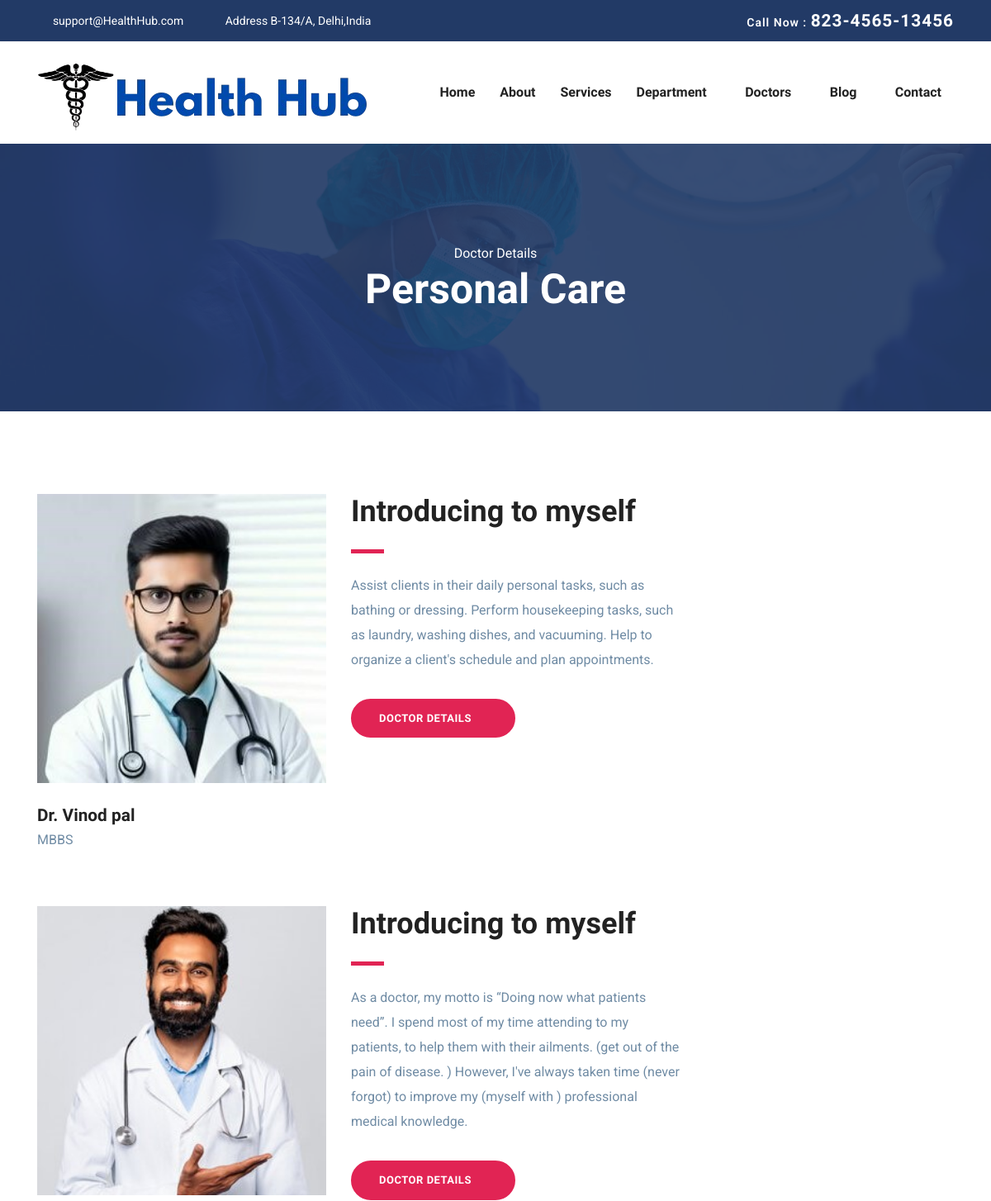
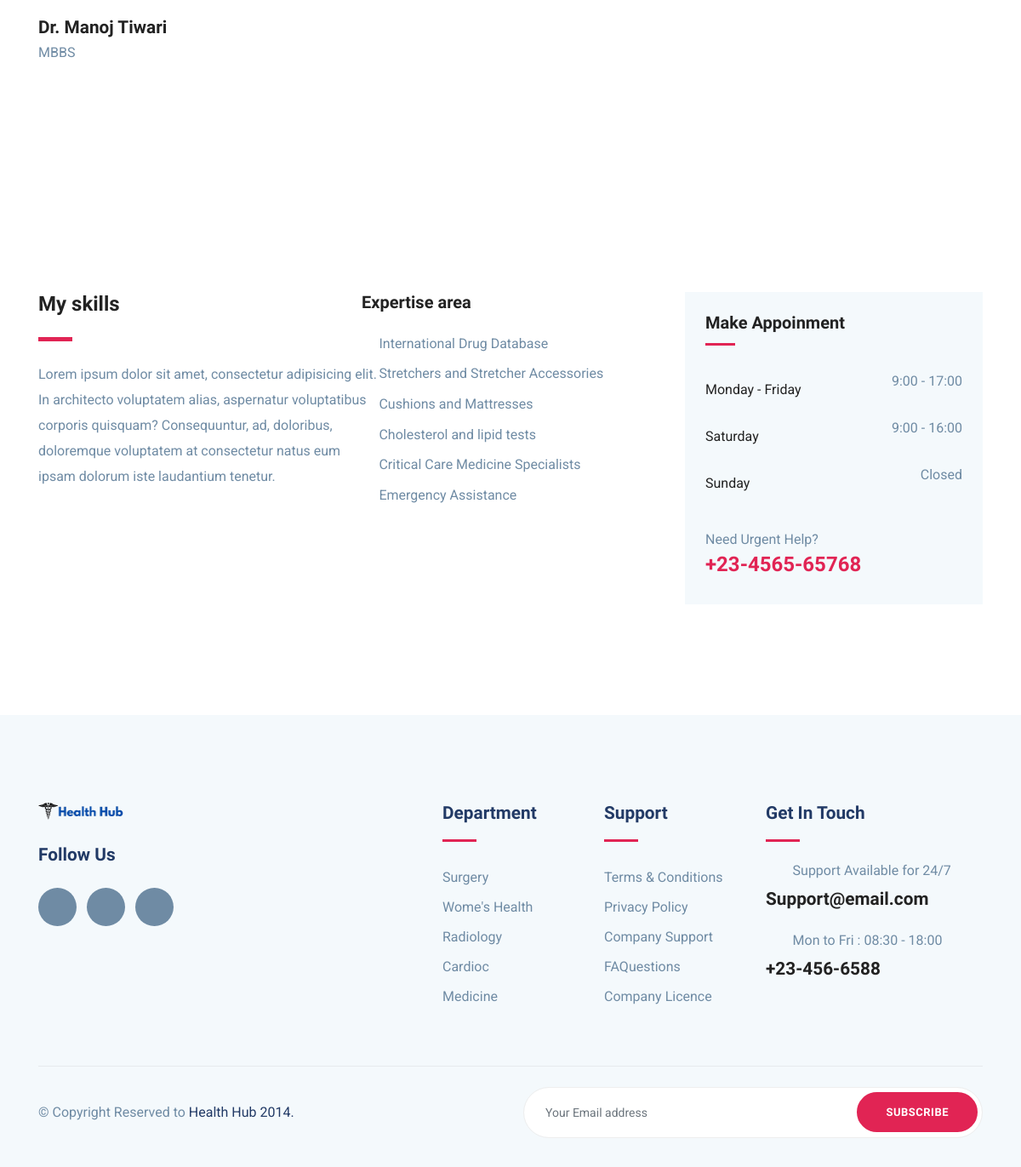
Page /all-doctor/3 on the committed database (2 pictures, top to bottom).
### appointment/models.py (models this page shows, shortened)
class DoctorDetail(models.Model):
    department_name = models.ForeignKey(Department,on_delete=models.CASCADE)
    doctor_full_name=models.CharField(max_length=150)
    gender=models.CharField(max_length=10)
    age=models.SmallIntegerField()
    education_status=models.CharField(max_length=150)
    work_experience=models.SmallIntegerField()
    email_id=models.CharField(max_length=100)
    mobile_number=models.BigIntegerField()
    doctor_description=models.TextField()
    avialiable_work_hours=models.SmallIntegerField()
    state=models.CharField(max_length=100)
    city=models.CharField(max_length=100)
    image = models.ImageField(upload_to='doctor_images/')

class Department(models.Model):
    department_name=models.CharField(max_length=150)
    department_description=models.TextField()
    image = models.ImageField(upload_to='department_images/')
    def __str__(self):
        return self.department_name

### health_care/views.py (the view)
# urls.py: path('all-doctor/<int:id>',views.allDoctorPage ,name='all-doctor'),
def allDoctorPage(request,id):
    all_doctors=DoctorDetail.objects.filter(department_name_id=id)
    return render(request,"all-doctors.html",{"all_doctors":all_doctors})

### templates/all-doctors.html (shortened to what this page needs)
{% extends "base.html" %}
{% block "content" %}
<section class="page-title bg-1">
	<div class="container">
	  <div class="row">
		<div class="col-md-12">
		  <div class="block text-center">
			<span class="text-white">Doctor Details</span>
			{% if all_doctors %}
			<h1 class="text-capitalize mb-5 text-lg">{{ all_doctors.0.department_name }}</h1>
            {% endif %}
		  </div>
		</div>
	  </div>
	</div>
  </section>
  <section class="section doctor-single">
	  <div class="container">
		  <div class="row">
			{% for data in all_doctors %}
			  <div class="col-lg-4 col-md-6">
				  <div class="doctor-img-block">
					  <img src="{{ MEDIA_URL }}{{ data.image }}" alt="" class="img-fluid w-100">
					  <div class="info-block mt-4">
						  <h4 class="mb-0">{{data.doctor_full_name}}</h4>
						  <p>{{data.education_status}}</p>
						  <ul class="list-inline mt-4 doctor-social-links">
							  <li class="list-inline-item"><a href="#"><i class="icofont-facebook"></i></a></li>
							  <li class="list-inline-item"><a href="#"><i class="icofont-twitter"></i></a></li>
							  <li class="list-inline-item"><a href="#"><i class="icofont-skype"></i></a></li>
							  <li class="list-inline-item"><a href="#"><i class="icofont-linkedin"></i></a></li>
							  <li class="list-inline-item"><a href="#"><i class="icofont-pinterest"></i></a></li>
						  </ul>
					  </div>
				  </div>
			  </div>
			 <div class="col-lg-8 col-md-6">
				<div class="doctor-details mt-4 mt-lg-0">
					<h2 class="text-md">Introducing to myself</h2>
					<div class="divider my-4"></div>
					<p>{{data.doctor_description}}</p>
					<a href="/Doctor-details/{{data.id}}" class="btn btn-main-2 btn-round-full mt-3">Doctor details<i class="icofont-simple-right ml-2  "></i></a>
				</div>
			</div>
			 {% endfor %}
		  </div>
	  </div>
  </section>
  <section class="section doctor-skills">
	  <div class="container">
		  <div class="row">
			  <div class="col-lg-4">
				  <h3>My skills</h3>
				  <div class="divider my-4"></div>
				  <p>Lorem ipsum dolor sit amet, consectetur adipisicing elit. In architecto voluptatem alias, aspernatur voluptatibus corporis quisquam? Consequuntur, ad, doloribus, doloremque voluptatem at consectetur natus eum ipsam dolorum iste laudantium tenetur.</p>
			  </div>
			  <div class="col-lg-4">
				  <div class="skill-list">
					  <h5 class="mb-4">Expertise area</h5>
					  <ul class="list-unstyled department-service">
						  <li><i class="icofont-check mr-2"></i>International Drug Database</li>
						  <li><i class="icofont-check mr-2"></i>Stretchers and Stretcher Accessories</li>
						  <li><i class="icofont-check mr-2"></i>Cushions and Mattresses</li>
						  <li><i class="icofont-check mr-2"></i>Cholesterol and lipid tests</li>
						  <li><i class="icofont-check mr-2"></i>Critical Care Medicine Specialists</li>
						  <li><i class="icofont-check mr-2"></i>Emergency Assistance</li>
					  </ul>
				  </div>
			  </div>
			  <div class="col-lg-4">
				  <div class="sidebar-widget  gray-bg p-4">
					  <h5 class="mb-4">Make Appoinment</h5>
					  <ul class="list-unstyled lh-35">
						<li class="d-flex justify-content-between align-items-center">
						  <a href="#">Monday - Friday</a>
						  <span>9:00 - 17:00</span>
						</li>
						<li class="d-flex justify-content-between align-items-center">
						  <a href="#">Saturday</a>
						  <span>9:00 - 16:00</span>
						</li>
						<li class="d-flex justify-content-between align-items-center">
						  <a href="#">Sunday</a>
						  <span>Closed</span>
						</li>
					  </ul>
					  <div class="sidebar-contatct-info mt-4">
						  <p class="mb-0">Need Urgent Help?</p>
						  <h3 class="text-color-2">+23-4565-65768</h3>
					  </div>
				  </div>
			  </div>
		  </div>
	  </div>
  </section>
  {% endblock "content" %}

### static/css/style.css (style rules this page uses)
html { overflow-x: hidden; }
body { line-height: 1.6; font-family: "Roboto", sans-serif; -webkit-font-smoothing: antialiased; font-size: 16px; color: #6F8BA4; font-weight: 400; }
h1, .h1, h2, .h2, h3, .h3, h4, .h4, h5, .h5, h6, .h6 { font-family: "Exo", sans-serif; font-weight: 700; color: #222; }
h1, .h1 { font-size: 2.5rem; }
h2, .h2 { font-size: 44px; }
h3, .h3 { font-size: 1.5rem; }
h4, .h4 { font-size: 1.3rem; line-height: 30px; }
h5, .h5 { font-size: 1.25rem; }
p { line-height: 30px; justify-items: center; }
.btn { display: inline-block; font-size: 14px; font-size: 0.8125rem; font-weight: 700; letter-spacing: .5px; padding: .75rem 2rem; font-family: "Exo", sans-serif; text-transform: uppercase; border-radius: 5px; border: 2px solid transparent; transition: all .35s ease; }
.btn-main-2 { background: #e12454; color: #fff; border-color: #e12454; }
.btn-round-full { border-radius: 50px; }
.section { padding: 100px 0; }
.text-md { font-size: 2.25rem; }
.text-lg { font-size: 3.75rem; }
a { color: #222; text-decoration: none; transition: all .35s ease; }
.page-title { padding: 120px 0px 70px 0px; position: relative; }
.page-title .block h1 { color: #fff; }
.text-lg { font-size: 50px; }
.gray-bg { background: #f4f9fc; }
.bg-1 { background: url("../images/bg/22.jpg") no-repeat 50% 50%; background-size: cover; position: relative; }
.bg-1 .block text-center ,span ,h4,h1 { margin-bottom: 20px; }
.text-color-2 { color: #e12454; }
.divider { width: 40px; height: 5px; background: #e12454; }
.department-service { margin-bottom: 40px; }
.department-service li { margin-bottom: 10px; }
.department-service li i { color: #e12454; }
.lh-35 { line-height: 35px; }
.section doctors ,section-title ,p { width: 400px; }
.sidebar-widget { margin-bottom: 30px; padding-bottom: 35px; }
.sidebar-widget h5 { margin-bottom: 30px; position: relative; padding-bottom: 15px; }
.sidebar-widget h5:before { position: absolute; content: ""; left: 0px; bottom: 0px; width: 35px; height: 3px; background: #e12454; }

### rows in the picture
DoctorDetail: department_name.department_name "Personal Care", image (picture), doctor_full_name "Dr. Vinod pal", education_status "MBBS", doctor_description "Assist clients in their daily personal tasks, such as bathing or dressing. Perform housekeeping tasks, such as laundry, washing dishes, and vacuuming. Help to organize a client's schedule and plan appointments."
DoctorDetail: image (picture), doctor_full_name "Dr. Manoj Tiwari", education_status "MBBS", doctor_description "As a doctor, my motto is “Doing now what patients need”. I spend most of my time attending to my patients, to help them with their ailments. (get out of the pain of disease. ) However, I've always taken time (never forgot) to improve my (myself with ) professional medical knowledge."
